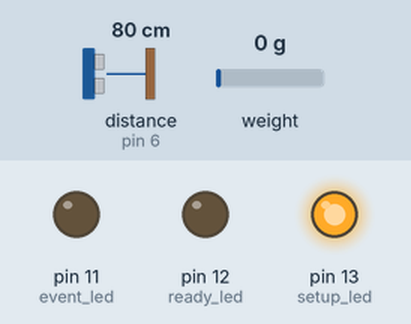
A sketch run on a simulated Arduino Uno, built with avr-gcc and run on an emulated ATmega328P. Shown: output pins drawn as LEDs (lit = HIGH). Wiring (inferred from the names in the program): ultrasonic range finder: trigger pin 5; echo pin 6. The test bench sets the inputs (shaded band); at power-on: distance to the obstacle (sensor on pin 6) 80 cm, weight on the scale 0 g. The echo pulse lasts 58.3 µs per cm; the local clock reads 2024-03-15 10:24:30 at power-on unless the sketch sets it; storage starts empty; pins used as bus, display or sensor lines are not drawn.

Above: at 0.1 s.
At 1.1 s:
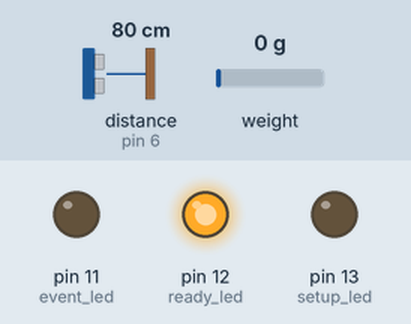
Timing chart, 0 to 2.6 s (numbered marks = the images above):
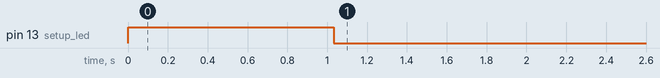

The sketch:

TrafficLogger_v3.ino
```cpp
// Data on RTC ---------------- SDA
// Clock on RTC --------------- SCL
// Data in Pressure ----------- A1
// Clock in Pressure ---------- A0
// Trig on Ultrasonic --------- 5
// Echo on Ultrasonic --------- 6
// 5V on Ultrasonic ----------- USB


// Date and time functions using a DS3231 RTC connected via I2C and Wire lib
#include <Wire.h>
#include "RTClib.h" // RTC library
#include "HX711.h"  // Pressure sensor library
#include <SPI.h>
#include <SD.h>


HX711 scale;
RTC_DS3231 rtc;
// Pins for Ultrasonic
const int TRIG_PIN = 5;
const int ECHO_PIN = 6;

const int setup_led = 13;
const int ready_led = 12;
const int event_led = 11;

const int distance_threshold = 12;

char daysOfTheWeek[7][12] = {"Sunday", "Monday", "Tuesday", "Wednesday", "Thursday", "Friday", "Saturday"};
//const unsigned int MAX_DIST = 14186; // Anything over 96 in (14186 us pulse) is "out of range"
unsigned long t1;
unsigned long t2;
unsigned long last_us_event;
unsigned long time_since_last_us_event;
unsigned long pulse_width;
float distance_measured;
const int chipSelect = 4; // for data logger
String timestamp;
String output;
bool pressure_event = false;
bool ultrasound_event = false;
float ultrasound_baseline;
float press_reading;
File dataFile;


void setup() {

  digitalWrite(setup_led, HIGH);

  Serial.begin(9600);

  pinMode(setup_led, OUTPUT); //red LED for setup/not ready/error
  pinMode(ready_led, OUTPUT); //green LED for working
  pinMode(event_led, OUTPUT); //yellow LED for event triggered

  // **** RTC SETUP *********************************************************************************


  if (! rtc.begin()) {
   while (1);
  }

  if (rtc.lostPower()) {
    // following line sets the RTC to the date & time this sketch was compiled
    rtc.adjust(DateTime(F(__DATE__), F(__TIME__)));
    // This line sets the RTC with an explicit date & time, for example to set
    // January 21, 2014 at 3am you would call:
    // rtc.adjust(DateTime(2017, 3, 22, 18, 34, 0));
  }


  // **** END RTC SETUP *****************************************************************************

  // **** PRESSURE SENSOR SETUP *********************************************************************

  scale.begin(A1, A0);
  scale.set_scale();
  scale.set_scale(5000.f);
  scale.tare(10);
  // **** END PRESSURE SENSOR SETUP *****************************************************************


  // **** ULTRASONIC SETUP *********************************************************************

  pinMode(TRIG_PIN, OUTPUT);
  digitalWrite(TRIG_PIN, LOW);
  delayMicroseconds(10);
  digitalWrite(TRIG_PIN, HIGH);
  delayMicroseconds(10);
  digitalWrite(TRIG_PIN, LOW);

  // Wait for pulse on echo pin
  while ( digitalRead(ECHO_PIN) == 0 );

  // Measure how long the echo pin was held high (pulse width)
  // Note: the micros() counter will overflow after ~70 min
  t1 = micros();
  while ( digitalRead(ECHO_PIN) == 1);
  t2 = micros();
  pulse_width = t2 - t1;
  ultrasound_baseline = pulse_width / 180;

  // **** END ULTRASONIC SETUP *****************************************************************

  // **** DATALOGGER SETUP *****************************************************************


  // see if the card is present and can be initialized:
  if (!SD.begin(chipSelect)) {

    // don't do anything more:
    return;
  }


  char filename[15];
  strcpy(filename, "DATA--00.TXT");
  for (uint8_t i = 0; i < 100; i++) {
    filename[6] = '0' + i/10;
    filename[7] = '0' + i%10;
    // create if does not exist, do not open existing, write, sync after write
    if (! SD.exists(filename)) {
      break;
    }
  }

  dataFile = SD.open(filename, FILE_WRITE);

  // **** END DATALOGGER SETUP *****************************************************************
  digitalWrite(setup_led, LOW);
  digitalWrite(ready_led, HIGH);

} // END SETUP


void loop() {

  // **** CLOCK SECTION *****************************************************************************

  DateTime now = rtc.now();

  timestamp = String(now.year()) + "/"  + pad_left(now.month()) + "/" + pad_left(now.day());
  timestamp += " " + pad_left(now.hour()) + ":" + pad_left(now.minute()) + ":" + pad_left(now.second());

  // **** END CLOCK SECTION ************************************************************************


  // **** PRESSURE SENSOR SECTION ******************************************************************

    press_reading = scale.get_units();

    if (pressure_event){


      if (press_reading < 50) pressure_event = false;

  } else {

    if (press_reading > 50) {
      digitalWrite(event_led, HIGH);
      pressure_event = true;
      record_an_event("Pressure Event");
      digitalWrite(event_led, LOW);

    }
  }

  // **** END PRESSURE SENSOR SECTION **************************************************************


  // **** ULTRASONIC SECTION *********************************************************************

  digitalWrite(TRIG_PIN, HIGH);
  delayMicroseconds(10);
  digitalWrite(TRIG_PIN, LOW);

  // Wait for pulse on echo pin
  while ( digitalRead(ECHO_PIN) == 0 );

  // Measure how long the echo pin was held high (pulse width)
  // Note: the micros() counter will overflow after ~70 min
  t1 = micros();
  while ( digitalRead(ECHO_PIN) == 1);
  t2 = micros();


  pulse_width = t2 - t1;

  // Calculate distance in centimeters and inches. The constants
  // are found in the datasheet, and calculated from the assumed speed
  //of sound in air at sea level (~340 m/s).
  distance_measured = pulse_width / 180;
  //distance_measured = ultrasound_baseline - distance_measured;


  if (ultrasound_event){

    if (abs(distance_measured - ultrasound_baseline) < distance_threshold ) ultrasound_event = false; //

  } else {

    if (abs(distance_measured - ultrasound_baseline) > distance_threshold) {

      digitalWrite(event_led, HIGH);
      ultrasound_event = true;
      record_an_event("Ultrasound Event");
      digitalWrite(event_led, LOW);
    }
  }

  last_us_event = t2;


  // **** END ULTRASONIC SECTION *****************************************************************
dataFile.flush();

} // END LOOP


String pad_left(int x){

    String result = "";
    if (x < 10) result += "0";
    result += String(x);
    return result;
}

void record_an_event(String event_type){

  String output_string = timestamp + "\t" + event_type;

  // if the file is available, write to it:
  if (dataFile) {
    dataFile.println(output_string);

  }
  // if the file isn't open, pop up an error:


}
```
